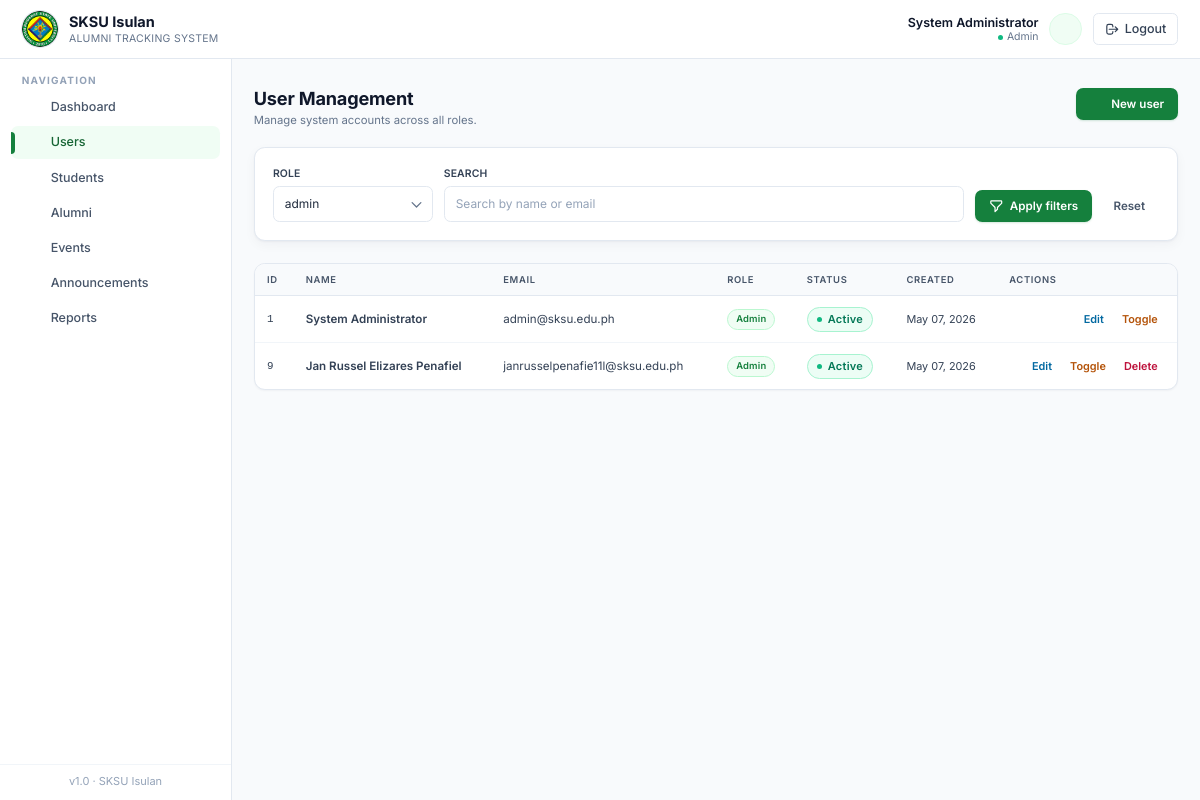
Screenshot of /pages/admin/users.php?role=admin (signed in) with the database file from the repository.
### tables this page shows
CREATE TABLE `users` (
  `id` int(11) NOT NULL,
  `full_name` varchar(150) NOT NULL,
  `email` varchar(150) NOT NULL,
  `password` varchar(255) NOT NULL,
  `role` enum('student','registrar','alumni','admin') NOT NULL DEFAULT 'student',
  `contact` varchar(30) DEFAULT NULL,
  `address` varchar(255) DEFAULT NULL,
  `status` enum('active','inactive') DEFAULT 'active',
  `created_at` datetime DEFAULT current_timestamp()
);

### includes/db.php (called while the page is built, shortened)
<?php
function db_select($conn, $sql, $types = '', $params = []) {
    $stmt = mysqli_prepare($conn, $sql);
    if (!empty($params)) {
        mysqli_stmt_bind_param($stmt, $types, ...$params);
    }
    mysqli_stmt_execute($stmt);
    $result = mysqli_stmt_get_result($stmt);
    $rows = [];
    while ($row = mysqli_fetch_assoc($result)) {
        $rows[] = $row;
    }
    return $rows;
}
function e($value) {
    return htmlspecialchars((string)$value, ENT_QUOTES, 'UTF-8');
}

### includes/auth.php (called while the page is built, shortened)
<?php
require_once __DIR__ . '/db.php';
require_once __DIR__ . '/helpers.php';
function current_user_id() {
    return $_SESSION['user_id'] ?? null;
}

### pages/admin/users.php (the view, shortened to what this page needs)
<?php
require_once __DIR__ . '/../../includes/auth.php';
require_once __DIR__ . '/../../includes/helpers.php';
$role_filter = $_GET['role'] ?? 'all';
$q = trim($_GET['q'] ?? '');
$conds = ['1'];
$types = ''; $params = [];
if ($role_filter !== 'all') { $conds[] = 'role=?'; $types .= 's'; $params[] = $role_filter; }
$where = implode(' AND ', $conds);
$all_rows = db_select($conn, "SELECT * FROM users WHERE $where ORDER BY id ASC", $types, $params);
$pg = paginate($all_rows, 10);
$rows = $pg['rows'];
include __DIR__ . '/../../templates/header.php';
include __DIR__ . '/../../templates/sidebar.php';
?>
<main class="flex-1 px-4 sm:px-6 py-8">
  <div class="page-head">
    <div>
      <h1>User Management</h1>
      <p class="subtitle">Manage system accounts across all roles.</p>
    </div>
    <button type="button"
            class="btn-primary"
            data-modal-open="userModal"
            data-fill='<?= e(json_encode([
              "__title" => "Create new user",
              "id" => 0,
              "full_name" => "",
              "email" => "",
              "role" => "student",
              "contact" => "",
              "address" => "",
              "status" => "active",
              "password" => ""
            ])) ?>'>
      <?= icon('plus','w-4 h-4') ?>
      New user
    </button>
  </div>
  <form class="card flex gap-3 flex-wrap items-end">
    <div class="min-w-[160px]">
      <label class="label">Role</label>
      <select name="role" class="input">
        <?php foreach (['registrar','admin'] as $r): ?>
          <option <?= $role_filter===$r?'selected':'' ?>><?= $r ?></option>
        <?php endforeach; ?>
      </select>
    </div>
    <div class="flex-1 min-w-[220px]">
      <label class="label">Search</label>
      <input name="q" value="<?= e($q) ?>" class="input" placeholder="Search by name or email">
    </div>
    <div class="flex gap-2">
      <button class="btn-primary">
        <svg class="w-4 h-4" fill="none" stroke="currentColor" viewBox="0 0 24 24"><path stroke-linecap="round" stroke-linejoin="round" stroke-width="2" d="M3 4a1 1 0 011-1h16a1 1 0 011 1v2.586a1 1 0 01-.293.707l-6.414 6.414a1 1 0 00-.293.707V17l-4 4v-6.586a1 1 0 00-.293-.707L3.293 7.293A1 1 0 013 6.586V4z"/></svg>
        Apply filters
      </button>
      <a href="?role=all&q=" class="btn-ghost">Reset</a>
    </div>
  </form>
  <div class="mt-6 table-wrap has-pagination overflow-x-auto">
    <table class="table-clean">
      <thead>
        <tr>
          <th class="pl-6">ID</th>
          <th>Name</th>
          <th>Email</th>
          <th>Role</th>
          <th>Status</th>
          <th>Created</th>
          <th class="pr-6 text-right">Actions</th>
        </tr>
      </thead>
      <tbody>
        <?php foreach ($rows as $u):
          $roleColors = [
            'admin'     => 'badge-crimson',
            'registrar' => 'badge-info',
            'alumni'    => 'badge-success',
            'student'   => 'badge-neutral',
          ];
          $rb = $roleColors[$u['role']] ?? 'badge-neutral';
          $editFill = json_encode([
            '__title'   => 'Edit user',
            'id'        => (int)$u['id'],
            'full_name' => $u['full_name'],
            'email'     => $u['email'],
            'role'      => $u['role'],
            'contact'   => $u['contact'] ?? '',
            'address'   => $u['address'] ?? '',
            'status'    => $u['status'],
            'password'  => '',
          ]);
        ?>
          <tr>
            <td class="pl-6 font-mono text-xs text-ink-500" data-label="ID"><?= (int)$u['id'] ?></td>
            <td class="font-semibold text-ink-900" data-label="Name"><?= e($u['full_name']) ?></td>
            <td class="text-ink-600" data-label="Email"><?= e($u['email']) ?></td>
            <td data-label="Role"><span class="badge <?= $rb ?> capitalize"><?= e($u['role']) ?></span></td>
            <td data-label="Status"><?= status_badge($u['status']) ?></td>
            <td class="text-xs text-ink-500" data-label="Created"><?= fmt_date($u['created_at']) ?></td>
            <td class="pr-6 text-right" data-label="Actions">
              <div class="inline-flex items-center gap-1">
                <button type="button"
                        class="text-xs font-semibold text-sky-700 hover:bg-sky-50 px-2 py-1 rounded-md"
                        data-modal-open="userModal"
                        data-fill='<?= e($editFill) ?>'>Edit</button>
                <a href="<?= APP_URL ?>/actions/admin_toggle_user.php?id=<?= (int)$u['id'] ?>" class="text-xs font-semibold text-amber-700 hover:bg-amber-50 px-2 py-1 rounded-md" data-confirm="Toggle status?">Toggle</a>
                <?php if ((int)$u['id'] !== current_user_id()): ?>
                  <a href="<?= APP_URL ?>/actions/admin_delete_user.php?id=<?= (int)$u['id'] ?>" class="text-xs font-semibold text-rose-700 hover:bg-rose-50 px-2 py-1 rounded-md" data-confirm="Delete this user permanently?">Delete</a>
                <?php endif; ?>
              </div>
            </td>
          </tr>
        <?php endforeach; ?>
      </tbody>
    </table>
  </div>
</main>
<?php include __DIR__ . '/../../templates/footer.php'; ?>

### includes/helpers.php (shortened to what this page needs)
<?php
require_once __DIR__ . '/icons.php';
function fmt_date($date) {
    return date('M d, Y', strtotime($date));
}
function status_badge($status) {
    $status = strtolower((string)$status);
    $map = [
        'pending'        => ['bg-amber-50',   'text-amber-700',   'border-amber-200',   '#f59e0b'],
        'approved'       => ['bg-emerald-50', 'text-emerald-700', 'border-emerald-200', '#10b981'],
        'rejected'       => ['bg-rose-50',    'text-rose-700',    'border-rose-200',    '#f43f5e'],
        'active'         => ['bg-emerald-50', 'text-emerald-700', 'border-emerald-200', '#10b981'],
        'inactive'       => ['bg-slate-100',  'text-slate-700',   'border-slate-200',   '#94a3b8'],
        'paid'           => ['bg-emerald-50', 'text-emerald-700', 'border-emerald-200', '#10b981'],
        'refunded'       => ['bg-sky-50',     'text-sky-700',     'border-sky-200',     '#0ea5e9'],
        'scheduled'      => ['bg-sky-50',     'text-sky-700',     'border-sky-200',     '#0ea5e9'],
        'attended'       => ['bg-emerald-50', 'text-emerald-700', 'border-emerald-200', '#10b981'],
        'cancelled'      => ['bg-rose-50',    'text-rose-700',    'border-rose-200',    '#f43f5e'],
        'employed'       => ['bg-emerald-50', 'text-emerald-700', 'border-emerald-200', '#10b981'],
        'unemployed'     => ['bg-rose-50',    'text-rose-700',    'border-rose-200',    '#f43f5e'],
        'self-employed'  => ['bg-indigo-50',  'text-indigo-700',  'border-indigo-200',  '#6366f1'],
        'further studies'=> ['bg-violet-50',  'text-violet-700',  'border-violet-200',  '#8b5cf6'],
        'upcoming'       => ['bg-sky-50',     'text-sky-700',     'border-sky-200',     '#0ea5e9'],
        'ongoing'        => ['bg-amber-50',   'text-amber-700',   'border-amber-200',   '#f59e0b'],
        'completed'      => ['bg-emerald-50', 'text-emerald-700', 'border-emerald-200', '#10b981'],
    ];
    [$bg, $tx, $br, $dot] = $map[$status] ?? ['bg-slate-50','text-slate-700','border-slate-200','#94a3b8'];
    $label = e(ucfirst($status));
    return '<span class="inline-flex items-center gap-1.5 px-2.5 py-1 rounded-full text-[11px] font-semibold tracking-wide border '
        . $bg . ' ' . $tx . ' ' . $br . '">'
        . '<span class="w-1.5 h-1.5 rounded-full" style="background:' . $dot . '"></span>'
        . $label . '</span>';
}
function paginate(array $rows, int $per_page = 10, string $param = 'page'): array {
    $total = count($rows);
    $pages = max(1, (int)ceil($total / max(1, $per_page)));
    $page  = max(1, min($pages, (int)($_GET[$param] ?? 1)));
    $start = ($page - 1) * $per_page;
    $slice = array_slice($rows, $start, $per_page);
    return [
        'rows'     => $slice,
        'page'     => $page,
        'pages'    => $pages,
        'total'    => $total,
        'per_page' => $per_page,
        'from'     => $total ? $start + 1 : 0,
        'to'       => $start + count($slice),
        'param'    => $param,
    ];
}

### assets/css/app.css (style rules this page uses)
:root { --crimson-50:#f0fdf4; --crimson-100:#dcfce7; --crimson-200:#bbf7d0; --crimson-300:#86efac; --crimson-400:#4ade80; --crimson-500:#22c55e; --crimson-600:#16a34a; --crimson-700:#15803d; --crimson-800:#166534; --crimson-900:#14532d; --ink-50:#f8fafc; --ink-100:#f1f5f9; --ink-200:#e2e8f0; --ink-300:#cbd5e1; --ink-400:#94a3b8; --ink-500:#64748b; --ink-600:#475569; --ink-700:#334155; --ink-800:#1e293b; --ink-900:#0f172a; }
html { font-size: 14.5px; }
html, body { font-family: 'Inter', ui-sans-serif, system-ui, -apple-system, 'Segoe UI', Roboto, sans-serif; }
body { color: var(--ink-800); background: var(--ink-50); line-height: 1.5; }
.card { background:#fff; border-radius: 0.75rem; border:1px solid var(--ink-200); box-shadow: 0 1px 2px rgba(15,23,42,0.04), 0 4px 12px rgba(15,23,42,0.04); padding:1.25rem; transition: box-shadow .2s ease, transform .2s ease, border-color .2s ease; }
.btn-primary, .btn-secondary, .btn-ghost, .btn-danger { display: inline-flex; align-items: center; justify-content: center; gap: 0.45rem; font-weight: 600; font-size: 0.8rem; padding: 0.55rem 0.9rem; border-radius: 0.5rem; transition: background .15s ease, color .15s ease, border-color .15s ease, box-shadow .15s ease, transform .05s ease; border: 1px solid transparent; cursor: pointer; line-height: 1.25; }
.btn-primary { background: var(--crimson-700); color:#fff; box-shadow: 0 1px 2px rgba(21,128,61,0.18); }
.btn-ghost { background: transparent; color: var(--ink-600); }
.input, select.input, textarea.input { width:100%; padding: 0.55rem 0.75rem; border:1px solid var(--ink-200); background:#fff; border-radius: 0.45rem; outline: none; font-size: 0.825rem; color: var(--ink-800); transition: border-color .15s ease, box-shadow .15s ease, background .15s ease; }
.input::placeholder { color: var(--ink-400); }
select.input { appearance: none; background-repeat: no-repeat; background-position: right 0.6rem center; background-size: 1rem; padding-right: 2.1rem; }
.label { display:block; font-size: 0.72rem; font-weight: 600; color: var(--ink-700); margin-bottom: 0.3rem; letter-spacing: 0.01em; text-transform: uppercase; }
.table-clean { width:100%; border-collapse: separate; border-spacing: 0; font-size: 0.8rem; }
.table-clean thead th { background: var(--ink-50); color: var(--ink-600); font-weight: 600; text-align:left; padding: 0.6rem 0.85rem; font-size: 0.65rem; text-transform: uppercase; letter-spacing: 0.07em; border-bottom:1px solid var(--ink-200); white-space: nowrap; }
.table-clean tbody td { padding: 0.7rem 0.85rem; border-bottom:1px solid var(--ink-100); color: var(--ink-700); vertical-align: middle; }
.table-clean tbody tr:last-child td { border-bottom: none; }
.table-clean tbody tr { transition: background .12s ease; }
.table-wrap { background:#fff; border:1px solid var(--ink-200); border-radius: 0.75rem; overflow: hidden; box-shadow: 0 1px 2px rgba(15,23,42,0.04); }
.badge { display: inline-flex; align-items: center; gap: 0.25rem; padding: 0.15rem 0.55rem; border-radius: 9999px; font-size: 0.65rem; font-weight: 600; letter-spacing: 0.02em; border: 1px solid transparent; white-space: nowrap; }
.badge-crimson { background: var(--crimson-50); color: var(--crimson-700); border-color: var(--crimson-200); }
.page-head { display:flex; align-items: flex-start; justify-content: space-between; gap: 1rem; margin-bottom: 1.25rem; flex-wrap: wrap; }
.page-head h1 { font-size: 1.25rem; font-weight: 700; color: var(--ink-900); letter-spacing: -0.01em; line-height: 1.2; }
.page-head .subtitle { font-size: 0.78rem; color: var(--ink-500); margin-top: 0.15rem; }
.table-wrap.has-pagination { border-bottom-left-radius: 0; border-bottom-right-radius: 0; border-bottom: 0; }
.table-wrap.has-pagination:not(:has(+ .pagination)) { border-bottom-left-radius: 0.75rem; border-bottom-right-radius: 0.75rem; border-bottom: 1px solid var(--ink-200); }

### rows the page displays
users: id "1", full_name "System Administrator", email "admin@sksu.edu.ph", role "Admin", status "Active", created_at "May 07, 2026"
users: id "9", full_name "Jan Russel Elizares Penafiel", email "janrusselpenafie11l@sksu.edu.ph", role "Admin", status "Active", created_at "May 07, 2026"

### other values shown
$_SESSION['full_name'] "System Administrator"
$_role "Admin"
$label "Dashboard"
$label "Users"
$label "Students"
$label "Alumni"
$label "Events"
$label "Announcements"
$label "Reports"
form field role "admin"
